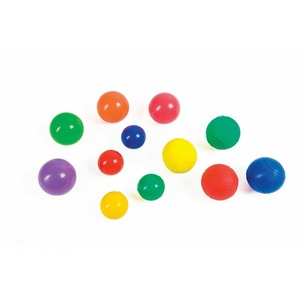
#> input picture balls.jpg, 300 x 300 px, found by its file name
$ python concept.py
#> lines starting #> are read from the running program, lines starting #| are printed output that depends on the picture; after the words box and inside, x2 and y2 are one past the last pixel; in counts of white or black regions, pixels touching at a corner belong together
# Morphological Transformations are some simple operations based on the image shape
# normally performed on binary images

from matplotlib import pyplot as plt
import cv2
import numpy as np

img = cv2.imread("C:/Users/MY PC/OneDrive/Desktop/Train/Python/Computer Vision/balls.jpg",cv2.IMREAD_GRAYSCALE)
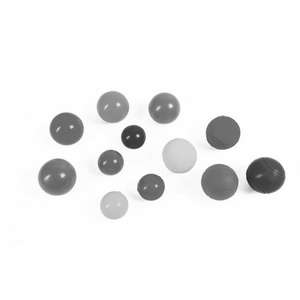
#> img: shape (300, 300); min 34, max 255, mean 239.9
_,mask = cv2.threshold(img,220,225,cv2.THRESH_BINARY_INV)
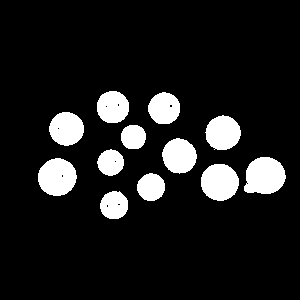
#> mask: shape (300, 300); values 0 (black) and 225 (white), 11.3% white; 12 white regions, largest, box (x1, y1, x2, y2) and area: (244, 157, 286, 194) 1229, (38, 158, 77, 196) 1143, (201, 164, 239, 201) 1110

kernal = np.ones([2,2],np.uint8)

dilation = cv2.dilate(mask,kernal,iterations=2)
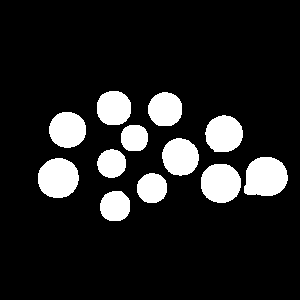
#> dilation: shape (300, 300); values 0 (black) and 225 (white), 13.2% white; 12 white regions, largest, box (x1, y1, x2, y2) and area: (244, 157, 288, 196) 1396, (38, 158, 79, 198) 1303, (201, 164, 241, 203) 1264
erosion = cv2.erode(mask,kernal,iterations=1)
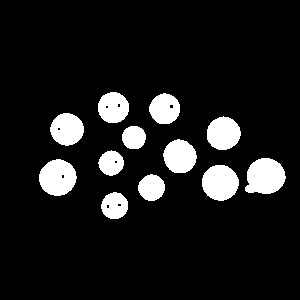
#> erosion: shape (300, 300); values 0 (black) and 225 (white), 10.4% white; 12 white regions, largest, box (x1, y1, x2, y2) and area: (245, 158, 286, 194) 1147, (39, 159, 77, 196) 1063, (202, 165, 239, 201) 1036
opening = cv2.morphologyEx(mask,cv2.MORPH_OPEN,kernal) # erosion + dilutuion
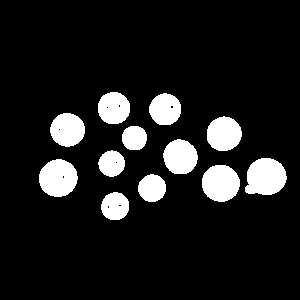
#> opening: shape (300, 300); values 0 (black) and 225 (white), 11.3% white; 12 white regions, largest, box (x1, y1, x2, y2) and area: (245, 158, 287, 195) 1228, (39, 159, 78, 197) 1143, (202, 165, 240, 202) 1110
closing = cv2.morphologyEx(mask,cv2.MORPH_CLOSE,kernal) # dilution + erosion
#> closing: shape (300, 300); values 0 (black) and 225 (white), 11.3% white; 12 white regions, largest, box (x1, y1, x2, y2) and area: (245, 158, 287, 195) 1230, (39, 159, 78, 197) 1145, (202, 165, 240, 202) 1110
mg = cv2.morphologyEx(mask,cv2.MORPH_GRADIENT,kernal) # difference b/w dilation and erosion
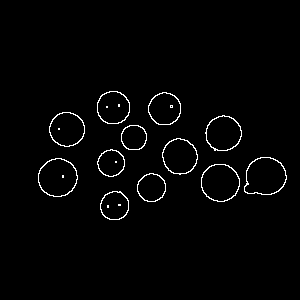
#> mg: shape (300, 300); values 0 (black) and 225 (white), 1.8% white in thin lines or dots, all inside (x1, y1, x2, y2) = (38, 91, 287, 220)
th = cv2.morphologyEx(mask,cv2.MORPH_TOPHAT,kernal) # difference b/w input and opening
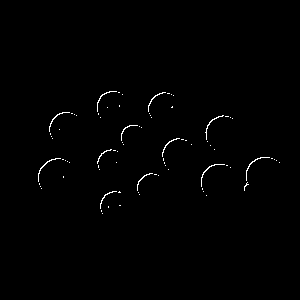
#> th: shape (300, 300); values 0 (black) and 225 (white), 0.64% white in thin lines or dots, all inside (x1, y1, x2, y2) = (38, 91, 280, 214)

titles = ['image','Mask','Dilation','Erosion','Opening','Closing','Gradient','TOPHAT']
images = [img,mask,dilation,erosion,opening,closing,mg,th]

for i in range(8):
    plt.subplot(2,4,i+1), plt.imshow(images[i],'gray')
    plt.title(titles[i])
    plt.xticks([]), plt.yticks([])

plt.show()
